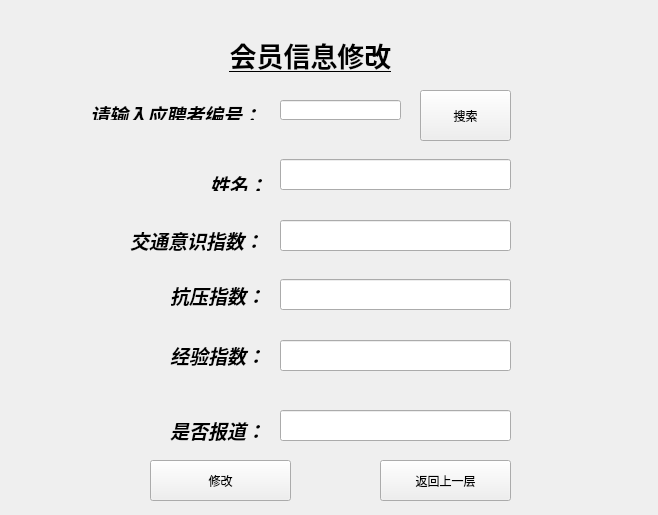
<?xml version="1.0" encoding="UTF-8"?>
<ui version="4.0">
 <class>modifyrider</class>
 <widget class="QWidget" name="modifyrider">
  <property name="geometry">
   <rect>
    <x>0</x>
    <y>0</y>
    <width>658</width>
    <height>515</height>
   </rect>
  </property>
  <property name="windowTitle">
   <string>Form</string>
  </property>
  <widget class="QLabel" name="BGRLabel">
   <property name="geometry">
    <rect>
     <x>0</x>
     <y>10</y>
     <width>661</width>
     <height>511</height>
    </rect>
   </property>
   <property name="styleSheet">
    <string notr="true">border-image: url(:/image/backimage.png);</string>
   </property>
   <property name="text">
    <string/>
   </property>
  </widget>
  <widget class="QLineEdit" name="CdanLineEdit">
   <property name="geometry">
    <rect>
     <x>280</x>
     <y>100</y>
     <width>121</width>
     <height>20</height>
    </rect>
   </property>
  </widget>
  <widget class="QLabel" name="ResisLabel">
   <property name="geometry">
    <rect>
     <x>170</x>
     <y>280</y>
     <width>101</width>
     <height>31</height>
    </rect>
   </property>
   <property name="text">
    <string>&lt;html&gt;&lt;head/&gt;&lt;body&gt;&lt;p&gt;&lt;span style=&quot; font-size:14pt; font-weight:600; font-style:italic;&quot;&gt;抗压指数：&lt;/span&gt;&lt;/p&gt;&lt;/body&gt;&lt;/html&gt;</string>
   </property>
  </widget>
  <widget class="QPushButton" name="ReturnBtn">
   <property name="geometry">
    <rect>
     <x>380</x>
     <y>460</y>
     <width>131</width>
     <height>41</height>
    </rect>
   </property>
   <property name="text">
    <string>返回上一层</string>
   </property>
  </widget>
  <widget class="QLabel" name="ExperLabel">
   <property name="geometry">
    <rect>
     <x>170</x>
     <y>340</y>
     <width>91</width>
     <height>31</height>
    </rect>
   </property>
   <property name="text">
    <string>&lt;html&gt;&lt;head/&gt;&lt;body&gt;&lt;p&gt;&lt;span style=&quot; font-size:14pt; font-weight:600; font-style:italic;&quot;&gt;经验指数：&lt;/span&gt;&lt;/p&gt;&lt;/body&gt;&lt;/html&gt;</string>
   </property>
  </widget>
  <widget class="QLabel" name="TrafficLabel">
   <property name="geometry">
    <rect>
     <x>130</x>
     <y>220</y>
     <width>141</width>
     <height>41</height>
    </rect>
   </property>
   <property name="text">
    <string>&lt;html&gt;&lt;head/&gt;&lt;body&gt;&lt;p&gt;&lt;span style=&quot; font-size:14pt; font-weight:600; font-style:italic;&quot;&gt;交通意识指数：&lt;/span&gt;&lt;/p&gt;&lt;/body&gt;&lt;/html&gt;</string>
   </property>
  </widget>
  <widget class="QPushButton" name="modifyBtn">
   <property name="enabled">
    <bool>true</bool>
   </property>
   <property name="geometry">
    <rect>
     <x>150</x>
     <y>460</y>
     <width>141</width>
     <height>41</height>
    </rect>
   </property>
   <property name="text">
    <string>修改</string>
   </property>
  </widget>
  <widget class="QLineEdit" name="NameLineEdit">
   <property name="geometry">
    <rect>
     <x>280</x>
     <y>159</y>
     <width>231</width>
     <height>31</height>
    </rect>
   </property>
  </widget>
  <widget class="QLineEdit" name="ResisLineEdit">
   <property name="geometry">
    <rect>
     <x>280</x>
     <y>279</y>
     <width>231</width>
     <height>31</height>
    </rect>
   </property>
  </widget>
  <widget class="QPushButton" name="SearchBtn">
   <property name="geometry">
    <rect>
     <x>420</x>
     <y>90</y>
     <width>91</width>
     <height>51</height>
    </rect>
   </property>
   <property name="text">
    <string>搜索</string>
   </property>
  </widget>
  <widget class="QLineEdit" name="TrafficLineEdit">
   <property name="geometry">
    <rect>
     <x>280</x>
     <y>220</y>
     <width>231</width>
     <height>31</height>
    </rect>
   </property>
  </widget>
  <widget class="QLabel" name="NameLabel">
   <property name="geometry">
    <rect>
     <x>210</x>
     <y>170</y>
     <width>61</width>
     <height>21</height>
    </rect>
   </property>
   <property name="text">
    <string>&lt;html&gt;&lt;head/&gt;&lt;body&gt;&lt;p&gt;&lt;span style=&quot; font-size:14pt; font-weight:600; font-style:italic;&quot;&gt;姓名：&lt;/span&gt;&lt;/p&gt;&lt;/body&gt;&lt;/html&gt;</string>
   </property>
  </widget>
  <widget class="QLabel" name="TitleLabel">
   <property name="geometry">
    <rect>
     <x>195</x>
     <y>30</y>
     <width>231</width>
     <height>51</height>
    </rect>
   </property>
   <property name="text">
    <string>&lt;html&gt;&lt;head/&gt;&lt;body&gt;&lt;p align=&quot;center&quot;&gt;&lt;span style=&quot; font-size:20pt; font-weight:600; text-decoration: underline;&quot;&gt;会员信息修改&lt;/span&gt;&lt;/p&gt;&lt;/body&gt;&lt;/html&gt;</string>
   </property>
  </widget>
  <widget class="QLabel" name="CdanLabel">
   <property name="geometry">
    <rect>
     <x>90</x>
     <y>100</y>
     <width>211</width>
     <height>20</height>
    </rect>
   </property>
   <property name="text">
    <string>&lt;html&gt;&lt;head/&gt;&lt;body&gt;&lt;p&gt;&lt;span style=&quot; font-size:14pt; font-weight:600; font-style:italic;&quot;&gt;请输入应聘者编号：&lt;/span&gt;&lt;/p&gt;&lt;/body&gt;&lt;/html&gt;</string>
   </property>
  </widget>
  <widget class="QLineEdit" name="ExperLineEdit">
   <property name="geometry">
    <rect>
     <x>280</x>
     <y>340</y>
     <width>231</width>
     <height>31</height>
    </rect>
   </property>
  </widget>
  <widget class="QLabel" name="label">
   <property name="geometry">
    <rect>
     <x>170</x>
     <y>410</y>
     <width>91</width>
     <height>41</height>
    </rect>
   </property>
   <property name="text">
    <string>&lt;html&gt;&lt;head/&gt;&lt;body&gt;&lt;p&gt;&lt;span style=&quot; font-size:14pt; font-weight:600; font-style:italic;&quot;&gt;是否报道：&lt;/span&gt;&lt;/p&gt;&lt;/body&gt;&lt;/html&gt;</string>
   </property>
  </widget>
  <widget class="QLineEdit" name="lineEdit">
   <property name="geometry">
    <rect>
     <x>280</x>
     <y>410</y>
     <width>231</width>
     <height>31</height>
    </rect>
   </property>
  </widget>
 </widget>
 <resources/>
 <connections/>
</ui>
